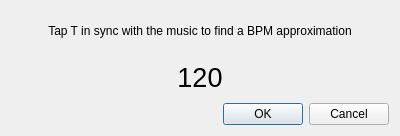
<?xml version="1.0" encoding="UTF-8"?>
<ui version="4.0">
 <class>TapDialog</class>
 <widget class="QDialog" name="TapDialog">
  <property name="geometry">
   <rect>
    <x>0</x>
    <y>0</y>
    <width>400</width>
    <height>136</height>
   </rect>
  </property>
  <property name="windowTitle">
   <string>Dialog</string>
  </property>
  <layout class="QVBoxLayout" name="verticalLayout">
   <item>
    <widget class="QLabel" name="label">
     <property name="text">
      <string>Tap T in sync with the music to find a BPM approximation</string>
     </property>
     <property name="alignment">
      <set>Qt::AlignCenter</set>
     </property>
    </widget>
   </item>
   <item>
    <widget class="QLabel" name="BPM_Label">
     <property name="font">
      <font>
       <pointsize>20</pointsize>
      </font>
     </property>
     <property name="text">
      <string>120</string>
     </property>
     <property name="alignment">
      <set>Qt::AlignCenter</set>
     </property>
    </widget>
   </item>
   <item>
    <widget class="QDialogButtonBox" name="buttonBox">
     <property name="standardButtons">
      <set>QDialogButtonBox::Cancel|QDialogButtonBox::Ok</set>
     </property>
    </widget>
   </item>
  </layout>
 </widget>
 <resources/>
 <connections/>
</ui>
